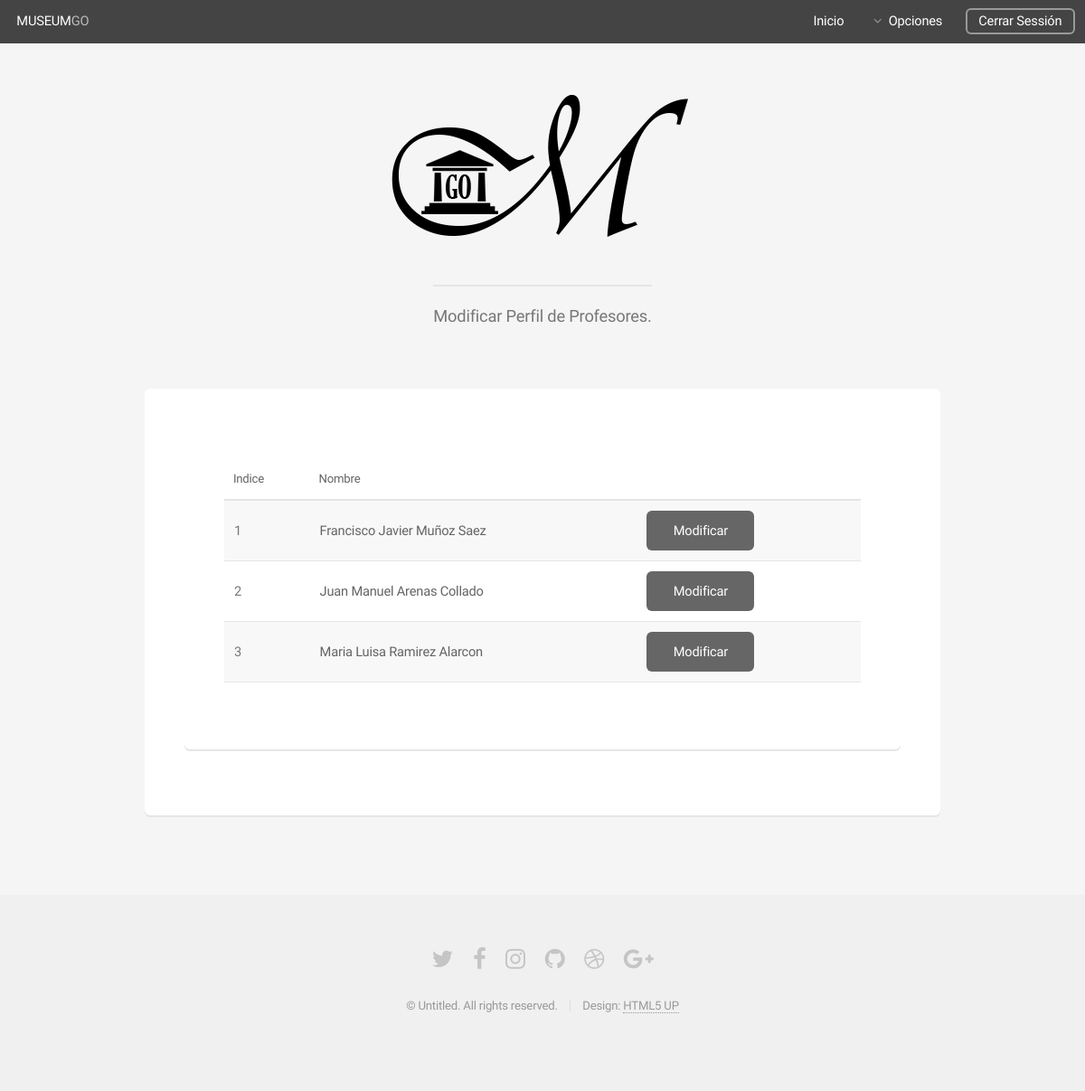
The page /modifyAdmin_teacher.php (signed in) on the database as committed earlier.
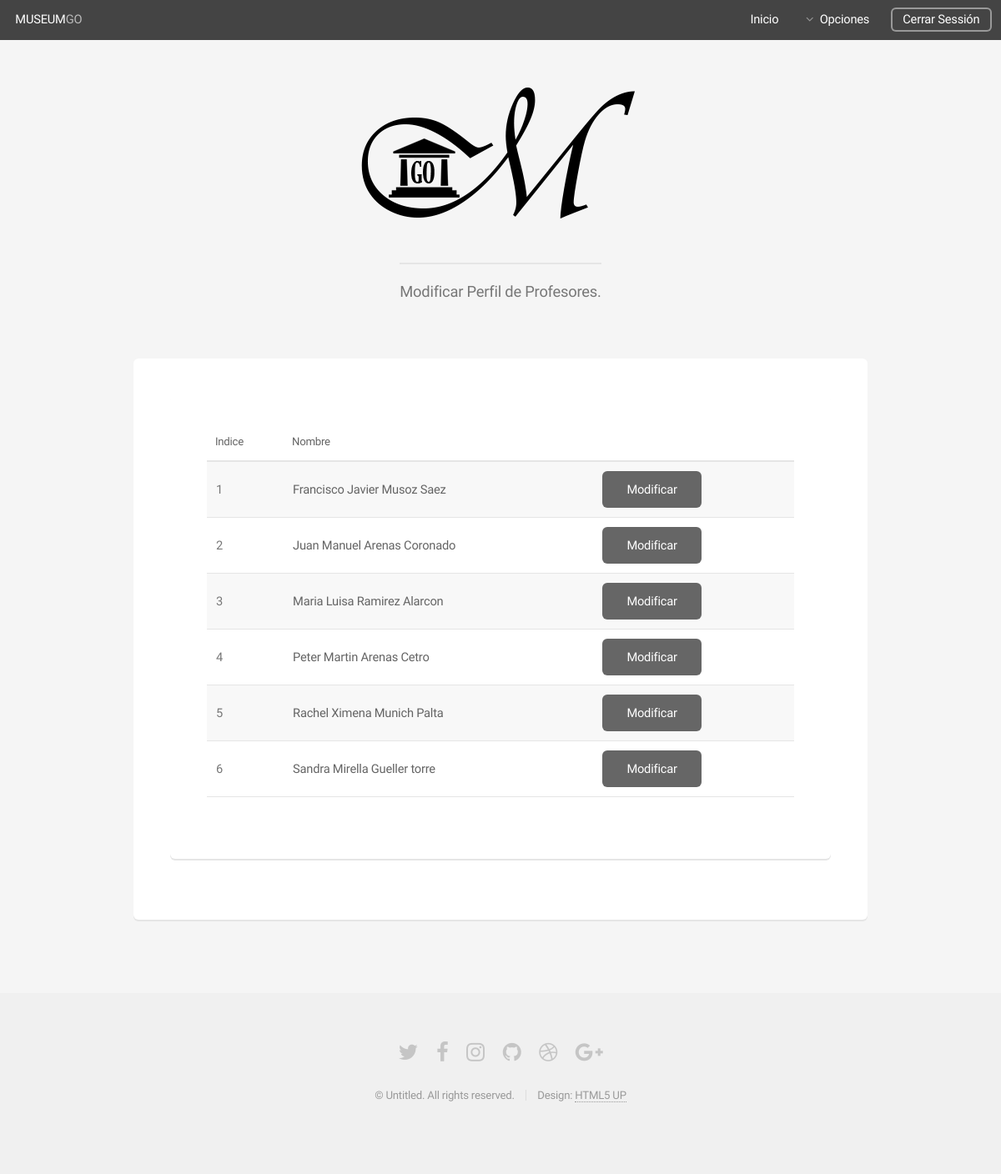
The same page on the database as committed later.
### tables this page shows
CREATE TABLE `profesor` (
  `id` int(100) NOT NULL,
  `usuario` varchar(200) NOT NULL,
  `contrasenia` varchar(200) NOT NULL,
  `nombre` varchar(200) NOT NULL,
  `apellidos` varchar(200) NOT NULL,
  `activo` tinyint(1) NOT NULL
);

### modifyAdmin_teacher.php (the view, shortened to what this page needs)
<!DOCTYPE HTML>
<?php
$host_db = "localhost";
$user_db = "root";
$db_name = "museo";
if(!empty($_SESSION['pass']) && !empty($_SESSION['user'])){
	$conexion = new mysqli($host_db, $user_db,"", $db_name);
}else{
}
?>
<html>
	<head>
		<link rel="stylesheet" href="assets/css/main.css" />
	</head>
	<body class="is-preload">
		<div id="page-wrapper">
				<header id="header">
				<?php
					if(!empty($_SESSION['firt_name'])){
						echo " <h1> ".strtoupper($_SESSION['firt_name'])." &nbsp<a href='#'>".strtoupper($_SESSION['f_last_name'])."</a></h1>";
					}else{
						echo"<h1><a href='#'>MUSEUM</a>GO</h1>";
					}
					?>
					<nav id="nav">
						<ul>
							<li><a href="my_admin_profile.php">Inicio</a></li>
							<li>
								<a href="#" class="icon fa-angle-down">Opciones</a>
							</li>
							<li><a href="index_user.php" class="button">Cerrar Sessión</a></li>
						</ul>
					</nav>
				</header>
				<section id="main" class="container">
					<header>
						<h2><img src="images/LOGO/LOGO.png"/></h2>
						<p>Modificar Perfil de Profesores.</p>
					</header>
					<div class="row">
						<div class="col-12">
								<section class="box">
									<div class="row">
						<div class="col-12">
								<section class="box">
									<div >
										<table >
											<thead>
												<tr>
													<th>Indice</th>
													<th>Nombre</th>
													<th>&nbsp;</th>
												</tr>
											</thead>
											<tbody>
											<?php
												$index = 1;
												$result = $conexion->query("SELECT * FROM profesor");
												$count = mysqli_num_rows($result);
												if($count != 0){
												while($row = $result->fetch_assoc()){
													echo "<tr>";
													echo "<td>".$index."</td>";
													echo "<td><b>".$row["nombre"]." ".$row['apellidos']."</b></td>";
													echo "<td>";
													echo "<a href='user_teacher.php?id=".$row['id']."' ><input type='button' value ='Modificar' name='boton' /></a>";
													echo"</td>";
													echo "</tr>";
													$index++;
												}
												}
												?>
											</tbody>
										</table>
									</div>
								</section>
						</div>
					</div>
								</section>
						</div>
					</div>
				</section>
				<footer id="footer">
					<ul class="icons">
						<li><a href="#" class="icon fa-twitter"><span class="label">Twitter</span></a></li>
						<li><a href="#" class="icon fa-facebook"><span class="label">Facebook</span></a></li>
						<li><a href="#" class="icon fa-instagram"><span class="label">Instagram</span></a></li>
						<li><a href="#" class="icon fa-github"><span class="label">Github</span></a></li>
						<li><a href="#" class="icon fa-dribbble"><span class="label">Dribbble</span></a></li>
						<li><a href="#" class="icon fa-google-plus"><span class="label">Google+</span></a></li>
					</ul>
					<ul class="copyright">
						<li>&copy; Untitled. All rights reserved.</li><li>Design: <a href="http://html5up.net">HTML5 UP</a></li>
					</ul>
				</footer>
		</div>
	</body>
</html>

Rows that differ between the two databases and show on the page:
changed profesor "Francisco Javier": apellidos "Muñoz Saez" → "Musoz Saez"
changed profesor "Juan Manuel": apellidos "Arenas Collado" → "Arenas Coronado"
added profesor: nombre "Peter Martin", apellidos "Arenas Cetro"
added profesor: nombre "Rachel Ximena", apellidos "Munich Palta"
added profesor: nombre "Sandra Mirella", apellidos "Gueller torre"
